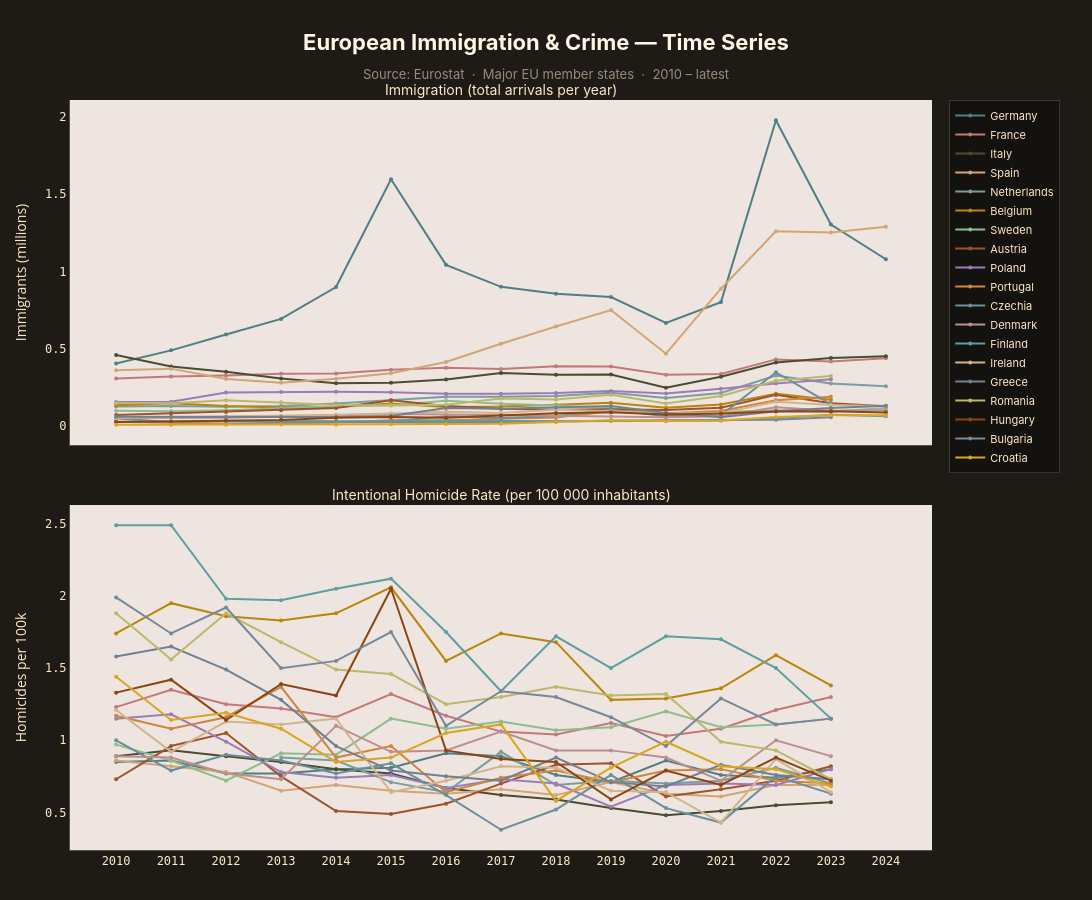

Notebook code for this chart:
### Markdown cell above
# European Crime & Migration — Time Series

Data source: **Eurostat** — Statistics JSON API (open access, no key required)  

- **Top plot**: Immigration volume by country over time  
- **Bottom plot**: Intentional homicide rate (per 100 000 inhabitants) by country over time  

Countries: major EU member states with available data.

### Code cell
import requests
import pandas as pd
import plotly.graph_objects as go
from plotly.subplots import make_subplots
import plotly.io as pio
import os

pio.renderers.default = "vscode" if os.environ.get("VSCODE_PID") else "notebook_connected"

# ══════════════════════════════════════════════════════════════════════
# Configuration
# ══════════════════════════════════════════════════════════════════════
EUROSTAT_BASE = "https://ec.europa.eu/eurostat/api/dissemination/statistics/1.0/data"

COUNTRIES = [
    "DE", "FR", "IT", "ES", "NL", "BE", "SE", "AT", "PL", "PT",
    "CZ", "DK", "FI", "IE", "EL", "RO", "HU", "BG", "HR"
]

# Muted colour palette — one colour per country
PALETTE = [
    "#4F7F84",  # DE  Blue-green
    "#C4787A",  # FR  Dusty red
    "#494C30",  # IT  Olive
    "#D4A574",  # ES  Sand
    "#7A9E9F",  # NL  Teal
    "#B8860B",  # BE  Dark goldenrod
    "#8FBC8F",  # SE  Dark sea green
    "#A0522D",  # AT  Sienna
    "#9B7CB8",  # PL  Soft purple
    "#CD853F",  # PT  Peru
    "#6B8E9B",  # CZ  Steel blue
    "#BC8F8F",  # DK  Rosy brown
    "#5F9EA0",  # FI  Cadet blue
    "#D2B48C",  # IE  Tan
    "#708090",  # EL  Slate grey
    "#BDB76B",  # RO  Dark khaki
    "#8B4513",  # HU  Saddle brown
    "#778899",  # BG  Light slate grey
    "#DAA520",  # HR  Goldenrod
]
COLOR_MAP = dict(zip(COUNTRIES, PALETTE))

# ── Theme constants (matching IQ notebook) ───────────────────────────
BG_COLOR      = "#EEE5E0"
PAPER_COLOR   = "#1E1B16"
TEXT_COLOR    = "#FFE8C8"
TITLE_COLOR   = "#FFF5E6"
GRID_COLOR    = "rgba(255, 235, 200, 0.08)"
LINE_COLOR    = "rgba(255, 235, 200, 0.25)"


# ══════════════════════════════════════════════════════════════════════
# Helper: decode Eurostat JSON-stat into a DataFrame
# ══════════════════════════════════════════════════════════════════════
def eurostat_to_df(data, value_col):
    """Flatten a Eurostat JSON-stat response to a DataFrame.

    Handles the multi-dimensional index math automatically by
    iterating over all non-singleton dimensions (geo × time).
    """
    dims = data["id"]                     # ordered dimension names
    sizes = data["size"]                   # sizes of each dim
    geo_labels = data["dimension"]["geo"]["category"]["label"]
    geo_index  = data["dimension"]["geo"]["category"]["index"]
    time_index = data["dimension"]["time"]["category"]["index"]

    # Find strides for geo & time dims
    geo_dim_pos  = dims.index("geo")
    time_dim_pos = dims.index("time")

    # Compute flat index from dimension positions
    def flat_index(dim_indices):
        idx = 0
        for i, di in enumerate(dim_indices):
            stride = 1
            for j in range(i + 1, len(sizes)):
                stride *= sizes[j]
            idx += di * stride
        return idx

    # Build a base vector of zeros (all dims at index 0)
    base = [0] * len(dims)

    rows = []
    for geo_code, gi in geo_index.items():
        for year, ti in time_index.items():
            vec = base.copy()
            vec[geo_dim_pos] = gi
            vec[time_dim_pos] = ti
            pos = str(flat_index(vec))
            val = data["value"].get(pos)
            if val is not None:
                rows.append({"country": geo_labels[geo_code],
                             "iso2": geo_code,
                             "year": int(year),
                             value_col: val})
    return pd.DataFrame(rows)


# ══════════════════════════════════════════════════════════════════════
# Fetch data
# ══════════════════════════════════════════════════════════════════════
print("Fetching immigration data …")
migr_resp = requests.get(
    f"{EUROSTAT_BASE}/migr_imm1ctz",
    params={
        "format": "JSON", "lang": "en",
        "sinceTimePeriod": "2010",
        "citizen": "TOTAL", "age": "TOTAL",
        "sex": "T", "agedef": "REACH",
        "geo": COUNTRIES,
    },
    timeout=30,
)
migr_resp.raise_for_status()
df_migr = eurostat_to_df(migr_resp.json(), "immigrants")
df_migr["immigrants_m"] = df_migr["immigrants"] / 1_000_000   # to millions
print(f"  ✓ {len(df_migr)} rows  ({df_migr.year.min()}–{df_migr.year.max()})")

print("Fetching crime data …")
crime_resp = requests.get(
    f"{EUROSTAT_BASE}/crim_off_cat",
    params={
        "format": "JSON", "lang": "en",
        "sinceTimePeriod": "2010",
        "iccs": "ICCS0101",
        "unit": "P_HTHAB",
        "geo": COUNTRIES,
    },
    timeout=30,
)
crime_resp.raise_for_status()
df_crime = eurostat_to_df(crime_resp.json(), "homicide_rate")
print(f"  ✓ {len(df_crime)} rows  ({df_crime.year.min()}–{df_crime.year.max()})")


# ══════════════════════════════════════════════════════════════════════
# Build subplots: top = immigration, bottom = crime
# ══════════════════════════════════════════════════════════════════════
fig = make_subplots(
    rows=2, cols=1,
    shared_xaxes=True,
    vertical_spacing=0.08,
    subplot_titles=["Immigration (total arrivals per year)",
                    "Intentional Homicide Rate (per 100 000 inhabitants)"],
)

# ── Top plot: immigration time series ─────────────────────────────────
for iso2 in COUNTRIES:
    sub = df_migr[df_migr.iso2 == iso2].sort_values("year")
    if sub.empty:
        continue
    fig.add_trace(
        go.Scatter(
            x=sub["year"], y=sub["immigrants_m"],
            mode="lines+markers",
            name=sub["country"].iloc[0],
            line=dict(color=COLOR_MAP[iso2], width=2),
            marker=dict(size=4),
            hovertemplate="<b>%{fullData.name}</b><br>Year: %{x}<br>Immigrants: %{y:.2f}M<extra></extra>",
        ),
        row=1, col=1,
    )

# ── Bottom plot: crime rate time series ───────────────────────────────
for iso2 in COUNTRIES:
    sub = df_crime[df_crime.iso2 == iso2].sort_values("year")
    if sub.empty:
        continue
    fig.add_trace(
        go.Scatter(
            x=sub["year"], y=sub["homicide_rate"],
            mode="lines+markers",
            name=sub["country"].iloc[0],
            line=dict(color=COLOR_MAP[iso2], width=2),
            marker=dict(size=4),
            showlegend=False,
            hovertemplate="<b>%{fullData.name}</b><br>Year: %{x}<br>Rate: %{y:.2f} /100k<extra></extra>",
        ),
        row=2, col=1,
    )

# ── Layout ────────────────────────────────────────────────────────────
fig.update_layout(
    height=900,
    width=1100,
    paper_bgcolor=PAPER_COLOR,
    plot_bgcolor=BG_COLOR,
    font=dict(color=TEXT_COLOR),
    title=dict(
        text="<b>European Immigration & Crime — Time Series</b>"
             '<br><span style="font-size:13px; color:rgba(255,232,200,0.55)">'
             'Source: Eurostat  ·  Major EU member states  ·  2010 – latest</span>',
        font=dict(color=TITLE_COLOR, size=22,
                  family="Inter, Segoe UI, sans-serif"),
        x=0.5, xanchor='center',
    ),
    legend=dict(
        bgcolor="rgba(0,0,0,0.35)",
        bordercolor="rgba(255,235,200,0.15)",
        borderwidth=1,
        font=dict(color=TEXT_COLOR, size=11,
                  family="Inter, sans-serif"),
        x=1.02, y=1.0, xanchor='left', yanchor='top',
    ),
    hovermode='x unified',
    margin=dict(l=70, r=160, t=100, b=50),
)

# Style all axes
for ax in ['xaxis', 'xaxis2']:
    fig.update_layout(**{ax: dict(
        gridcolor=GRID_COLOR,
        linecolor=LINE_COLOR,
        zerolinecolor=LINE_COLOR,
        showgrid=True,
        tickfont=dict(color=TEXT_COLOR, family='JetBrains Mono, monospace', size=12),
        dtick=1,
    )})

for i, (ax, lbl) in enumerate([('yaxis', 'Immigrants (millions)'),
                                ('yaxis2', 'Homicides per 100k')]):
    fig.update_layout(**{ax: dict(
        gridcolor=GRID_COLOR,
        linecolor=LINE_COLOR,
        zerolinecolor=LINE_COLOR,
        showgrid=True,
        tickfont=dict(color=TEXT_COLOR, family='JetBrains Mono, monospace', size=12),
        title=dict(text=lbl, font=dict(color=TEXT_COLOR, size=14)),
    )})

# Style subplot titles
for ann in fig.layout.annotations:
    ann.font = dict(color=TEXT_COLOR, size=14, family='Inter, sans-serif')

# ── Export ────────────────────────────────────────────────────────────
os.makedirs("output", exist_ok=True)
fig.write_html("output/europe_crime_migration.html")
fig.write_image("output/europe_crime_migration.png", scale=2)
print("Saved → output/europe_crime_migration.html  &  output/europe_crime_migration.png")

fig.show()

### Figure 1 — Plotly figure (JSON) as saved in the notebook; plotly's stock layout.template omitted (floating-point values rounded to 4 significant figures)
{"data": [{"hovertemplate": "<b>%{fullData.name}</b><br>Year: %{x}<br>Immigrants: %{y:.2f}M<extra></extra>", "line": {"color": "#4F7F84", "width": 2}, "marker": {"size": 4}, "mode": "lines+markers", "name": "Germany", "type": "scatter", "x": [2010, 2011, 2012, 2013, 2014, 2015, 2016, 2017, 2018, 2019, 2020, 2021, 2022, 2023, 2024], "xaxis": "x", "y": [0.4041, 0.4894, 0.5922, 0.6927, 0.8988, 1.596, 1.042, 0.9003, 0.8557, 0.8343, 0.6666, 0.8014, 1.977, 1.303, 1.079], "yaxis": "y"}, {"hovertemplate": "<b>%{fullData.name}</b><br>Year: %{x}<br>Immigrants: %{y:.2f}M<extra></extra>", "line": {"color": "#C4787A", "width": 2}, "marker": {"size": 4}, "mode": "lines+markers", "name": "France", "type": "scatter", "x": [2010, 2011, 2012, 2013, 2014, 2015, 2016, 2017, 2018, 2019, 2020, 2021, 2022, 2023, 2024], "xaxis": "x", "y": [0.3071, 0.3198, 0.3274, 0.3388, 0.3404, 0.3642, 0.3777, 0.3696, 0.3872, 0.3856, 0.3311, 0.3364, 0.4311, 0.4176, 0.4386], "yaxis": "y"}, {"hovertemplate": "<b>%{fullData.name}</b><br>Year: %{x}<br>Immigrants: %{y:.2f}M<extra></extra>", "line": {"color": "#494C30", "width": 2}, "marker": {"size": 4}, "mode": "lines+markers", "name": "Italy", "type": "scatter", "x": [2010, 2011, 2012, 2013, 2014, 2015, 2016, 2017, 2018, 2019, 2020, 2021, 2022, 2023, 2024], "xaxis": "x", "y": [0.4589, 0.3858, 0.3508, 0.3075, 0.2776, 0.2801, 0.3008, 0.3434, 0.3323, 0.3328, 0.2475, 0.3184, 0.411, 0.4397, 0.4516], "yaxis": "y"}, {"hovertemplate": "<b>%{fullData.name}</b><br>Year: %{x}<br>Immigrants: %{y:.2f}M<extra></extra>", "line": {"color": "#D4A574", "width": 2}, "marker": {"size": 4}, "mode": "lines+markers", "name": "Spain", "type": "scatter", "x": [2010, 2011, 2012, 2013, 2014, 2015, 2016, 2017, 2018, 2019, 2020, 2021, 2022, 2023, 2024], "xaxis": "x", "y": [0.3607, 0.3713, 0.3041, 0.2808, 0.3055, 0.3421, 0.4147, 0.5321, 0.6437, 0.7505, 0.4679, 0.888, 1.259, 1.251, 1.289], "yaxis": "y"}, {"hovertemplate": "<b>%{fullData.name}</b><br>Year: %{x}<br>Immigrants: %{y:.2f}M<extra></extra>", "line": {"color": "#7A9E9F", "width": 2}, "marker": {"size": 4}, "mode": "lines+markers", "name": "Netherlands", "type": "scatter", "x": [2010, 2011, 2012, 2013, 2014, 2015, 2016, 2017, 2018, 2019, 2020, 2021, 2022, 2023, 2024], "xaxis": "x", "y": [0.1268, 0.1301, 0.1246, 0.1294, 0.1453, 0.1669, 0.1892, 0.1896, 0.1943, 0.2158, 0.1822, 0.2141, 0.3268, 0.2746, 0.2577], "yaxis": "y"}, {"hovertemplate": "<b>%{fullData.name}</b><br>Year: %{x}<br>Immigrants: %{y:.2f}M<extra></extra>", "line": {"color": "#B8860B", "width": 2}, "marker": {"size": 4}, "mode": "lines+markers", "name": "Belgium", "type": "scatter", "x": [2010, 2011, 2012, 2013, 2014, 2015, 2016, 2017, 2018, 2019, 2020, 2021, 2022, 2023], "xaxis": "x", "y": [0.1353, 0.1474, 0.1295, 0.1201, 0.1232, 0.1466, 0.1237, 0.1267, 0.1379, 0.15, 0.1187, 0.1397, 0.2084, 0.1696], "yaxis": "y"}, {"hovertemplate": "<b>%{fullData.name}</b><br>Year: %{x}<br>Immigrants: %{y:.2f}M<extra></extra>", "line": {"color": "#8FBC8F", "width": 2}, "marker": {"size": 4}, "mode": "lines+markers", "name": "Sweden", "type": "scatter", "x": [2010, 2011, 2012, 2013, 2014, 2015, 2016, 2017, 2018, 2019, 2020, 2021, 2022, 2023, 2024], "xaxis": "x", "y": [0.0988, 0.09647, 0.1031, 0.1158, 0.127, 0.1342, 0.163, 0.1445, 0.1326, 0.1158, 0.08252, 0.09063, 0.1024, 0.09451, 0.1162], "yaxis": "y"}, {"hovertemplate": "<b>%{fullData.name}</b><br>Year: %{x}<br>Immigrants: %{y:.2f}M<extra></extra>", "line": {"color": "#A0522D", "width": 2}, "marker": {"size": 4}, "mode": "lines+markers", "name": "Austria", "type": "scatter", "x": [2010, 2011, 2012, 2013, 2014, 2015, 2016, 2017, 2018, 2019, 2020, 2021, 2022, 2023, 2024], "xaxis": "x", "y": [0.07098, 0.08223, 0.09156, 0.1019, 0.1163, 0.1663, 0.1295, 0.1118, 0.1056, 0.1092, 0.1036, 0.1185, 0.2016, 0.1476, 0.1288], "yaxis": "y"}, {"hovertemplate": "<b>%{fullData.name}</b><br>Year: %{x}<br>Immigrants: %{y:.2f}M<extra></extra>", "line": {"color": "#9B7CB8", "width": 2}, "marker": {"size": 4}, "mode": "lines+markers", "name": "Poland", "type": "scatter", "x": [2010, 2011, 2012, 2013, 2014, 2015, 2016, 2017, 2018, 2019, 2020, 2021, 2022, 2023], "xaxis": "x", "y": [0.1551, 0.1571, 0.2175, 0.2203, 0.2223, 0.2181, 0.2083, 0.2094, 0.2141, 0.2266, 0.2106, 0.2411, 0.2755, 0.3033], "yaxis": "y"}, {"hovertemplate": "<b>%{fullData.name}</b><br>Year: %{x}<br>Immigrants: %{y:.2f}M<extra></extra>", "line": {"color": "#CD853F", "width": 2}, "marker": {"size": 4}, "mode": "lines+markers", "name": "Portugal", "type": "scatter", "x": [2010, 2011, 2012, 2013, 2014, 2015, 2016, 2017, 2018, 2019, 2020, 2021, 2022, 2023], "xaxis": "x", "y": [0.02757, 0.01882, 0.01467, 0.01776, 0.02308, 0.03685, 0.03764, 0.04665, 0.05536, 0.09538, 0.08365, 0.09712, 0.1671, 0.1894], "yaxis": "y"}, {"hovertemplate": "<b>%{fullData.name}</b><br>Year: %{x}<br>Immigrants: %{y:.2f}M<extra></extra>", "line": {"color": "#6B8E9B", "width": 2}, "marker": {"size": 4}, "mode": "lines+markers", "name": "Czechia", "type": "scatter", "x": [2010, 2011, 2012, 2013, 2014, 2015, 2016, 2017, 2018, 2019, 2020, 2021, 2022, 2023], "xaxis": "x", "y": [0.04832, 0.02711, 0.03434, 0.03012, 0.0299, 0.0296, 0.06408, 0.05185, 0.06591, 0.1059, 0.06309, 0.06936, 0.3474, 0.1421], "yaxis": "y"}, {"hovertemplate": "<b>%{fullData.name}</b><br>Year: %{x}<br>Immigrants: %{y:.2f}M<extra></extra>", "line": {"color": "#BC8F8F", "width": 2}, "marker": {"size": 4}, "mode": "lines+markers", "name": "Denmark", "type": "scatter", "x": [2010, 2011, 2012, 2013, 2014, 2015, 2016, 2017, 2018, 2019, 2020, 2021, 2022, 2023, 2024], "xaxis": "x", "y": [0.05224, 0.05283, 0.05441, 0.06031, 0.06839, 0.07849, 0.07438, 0.06858, 0.06467, 0.06138, 0.05723, 0.06349, 0.1212, 0.09834, 0.1017], "yaxis": "y"}, {"hovertemplate": "<b>%{fullData.name}</b><br>Year: %{x}<br>Immigrants: %{y:.2f}M<extra></extra>", "line": {"color": "#5F9EA0", "width": 2}, "marker": {"size": 4}, "mode": "lines+markers", "name": "Finland", "type": "scatter", "x": [2010, 2011, 2012, 2013, 2014, 2015, 2016, 2017, 2018, 2019, 2020, 2021, 2022, 2023, 2024], "xaxis": "x", "y": [0.02564, 0.02948, 0.03128, 0.03194, 0.03151, 0.02875, 0.0349, 0.0318, 0.03111, 0.03276, 0.0329, 0.03636, 0.05, 0.07324, 0.06396], "yaxis": "y"}, {"hovertemplate": "<b>%{fullData.name}</b><br>Year: %{x}<br>Immigrants: %{y:.2f}M<extra></extra>", "line": {"color": "#D2B48C", "width": 2}, "marker": {"size": 4}, "mode": "lines+markers", "name": "Ireland", "type": "scatter", "x": [2010, 2011, 2012, 2013, 2014, 2015, 2016, 2017, 2018, 2019, 2020, 2021, 2022, 2023, 2024], "xaxis": "x", "y": [0.05234, 0.05729, 0.06132, 0.06554, 0.07352, 0.08079, 0.09338, 0.08474, 0.1057, 0.09632, 0.08192, 0.08377, 0.1575, 0.1356, 0.1277], "yaxis": "y"}, {"hovertemplate": "<b>%{fullData.name}</b><br>Year: %{x}<br>Immigrants: %{y:.2f}M<extra></extra>", "line": {"color": "#708090", "width": 2}, "marker": {"size": 4}, "mode": "lines+markers", "name": "Greece", "type": "scatter", "x": [2010, 2011, 2012, 2013, 2014, 2015, 2016, 2017, 2018, 2019, 2020, 2021, 2022, 2023, 2024], "xaxis": "x", "y": [0.06046, 0.06009, 0.0582, 0.05795, 0.05901, 0.06445, 0.1169, 0.1122, 0.1195, 0.1295, 0.08422, 0.05712, 0.09537, 0.1166, 0.1321], "yaxis": "y"}, {"hovertemplate": "<b>%{fullData.name}</b><br>Year: %{x}<br>Immigrants: %{y:.2f}M<extra></extra>", "line": {"color": "#BDB76B", "width": 2}, "marker": {"size": 4}, "mode": "lines+markers", "name": "Romania", "type": "scatter", "x": [2010, 2011, 2012, 2013, 2014, 2015, 2016, 2017, 2018, 2019, 2020, 2021, 2022, 2023], "xaxis": "x", "y": [0.1499, 0.1477, 0.1673, 0.1536, 0.136, 0.1328, 0.1375, 0.1774, 0.1726, 0.2024, 0.1455, 0.1946, 0.293, 0.3241], "yaxis": "y"}, {"hovertemplate": "<b>%{fullData.name}</b><br>Year: %{x}<br>Immigrants: %{y:.2f}M<extra></extra>", "line": {"color": "#8B4513", "width": 2}, "marker": {"size": 4}, "mode": "lines+markers", "name": "Hungary", "type": "scatter", "x": [2010, 2011, 2012, 2013, 2014, 2015, 2016, 2017, 2018, 2019, 2020, 2021, 2022, 2023, 2024], "xaxis": "x", "y": [0.02552, 0.02802, 0.0337, 0.03897, 0.05458, 0.05834, 0.05362, 0.06807, 0.08294, 0.08858, 0.07547, 0.08047, 0.09415, 0.09619, 0.08842], "yaxis": "y"}, {"hovertemplate": "<b>%{fullData.name}</b><br>Year: %{x}<br>Immigrants: %{y:.2f}M<extra></extra>", "line": {"color": "#778899", "width": 2}, "marker": {"size": 4}, "mode": "lines+markers", "name": "Bulgaria", "type": "scatter", "x": [2012, 2013, 2014, 2015, 2016, 2017, 2018, 2019, 2020, 2021, 2022, 2023], "xaxis": "x", "y": [0.0141, 0.01857, 0.02661, 0.02522, 0.02124, 0.0256, 0.02956, 0.03793, 0.03736, 0.03946, 0.04062, 0.05681], "yaxis": "y"}, {"hovertemplate": "<b>%{fullData.name}</b><br>Year: %{x}<br>Immigrants: %{y:.2f}M<extra></extra>", "line": {"color": "#DAA520", "width": 2}, "marker": {"size": 4}, "mode": "lines+markers", "name": "Croatia", "type": "scatter", "x": [2010, 2011, 2012, 2013, 2014, 2015, 2016, 2017, 2018, 2019, 2020, 2021, 2022, 2023, 2024], "xaxis": "x", "y": [0.008846, 0.008534, 0.008959, 0.01038, 0.01064, 0.01171, 0.01398, 0.01555, 0.02603, 0.03773, 0.03341, 0.03591, 0.05797, 0.0694, 0.07039], "yaxis": "y"}, {"hovertemplate": "<b>%{fullData.name}</b><br>Year: %{x}<br>Rate: %{y:.2f} /100k<extra></extra>", "line": {"color": "#4F7F84", "width": 2}, "marker": {"size": 4}, "mode": "lines+markers", "name": "Germany", "showlegend": false, "type": "scatter", "x": [2010, 2011, 2012, 2013, 2014, 2015, 2016, 2017, 2018, 2019, 2020, 2021, 2022, 2023], "xaxis": "x2", "y": [0.85, 0.86, 0.77, 0.77, 0.8, 0.81, 0.91, 0.89, 0.76, 0.71, 0.86, 0.76, 0.74, 0.8], "yaxis": "y2"}, {"hovertemplate": "<b>%{fullData.name}</b><br>Year: %{x}<br>Rate: %{y:.2f} /100k<extra></extra>", "line": {"color": "#C4787A", "width": 2}, "marker": {"size": 4}, "mode": "lines+markers", "name": "France", "showlegend": false, "type": "scatter", "x": [2010, 2011, 2012, 2013, 2014, 2015, 2016, 2017, 2018, 2019, 2020, 2021, 2022, 2023], "xaxis": "x2", "y": [1.23, 1.35, 1.25, 1.22, 1.16, 1.32, 1.17, 1.06, 1.04, 1.12, 1.03, 1.08, 1.21, 1.3], "yaxis": "y2"}, {"hovertemplate": "<b>%{fullData.name}</b><br>Year: %{x}<br>Rate: %{y:.2f} /100k<extra></extra>", "line": {"color": "#494C30", "width": 2}, "marker": {"size": 4}, "mode": "lines+markers", "name": "Italy", "showlegend": false, "type": "scatter", "x": [2010, 2011, 2012, 2013, 2014, 2015, 2016, 2017, 2018, 2019, 2020, 2021, 2022, 2023], "xaxis": "x2", "y": [0.89, 0.93, 0.89, 0.85, 0.8, 0.77, 0.67, 0.62, 0.59, 0.53, 0.48, 0.51, 0.55, 0.57], "yaxis": "y2"}, {"hovertemplate": "<b>%{fullData.name}</b><br>Year: %{x}<br>Rate: %{y:.2f} /100k<extra></extra>", "line": {"color": "#D4A574", "width": 2}, "marker": {"size": 4}, "mode": "lines+markers", "name": "Spain", "showlegend": false, "type": "scatter", "x": [2010, 2011, 2012, 2013, 2014, 2015, 2016, 2017, 2018, 2019, 2020, 2021, 2022, 2023], "xaxis": "x2", "y": [0.86, 0.82, 0.78, 0.65, 0.69, 0.65, 0.63, 0.66, 0.62, 0.71, 0.63, 0.61, 0.69, 0.69], "yaxis": "y2"}, {"hovertemplate": "<b>%{fullData.name}</b><br>Year: %{x}<br>Rate: %{y:.2f} /100k<extra></extra>", "line": {"color": "#7A9E9F", "width": 2}, "marker": {"size": 4}, "mode": "lines+markers", "name": "Netherlands", "showlegend": false, "type": "scatter", "x": [2013, 2014, 2015, 2016, 2017, 2018, 2019, 2020, 2021, 2022, 2023], "xaxis": "x2", "y": [0.88, 0.86, 0.71, 0.64, 0.92, 0.69, 0.72, 0.7, 0.72, 0.81, 0.7], "yaxis": "y2"}, {"hovertemplate": "<b>%{fullData.name}</b><br>Year: %{x}<br>Rate: %{y:.2f} /100k<extra></extra>", "line": {"color": "#B8860B", "width": 2}, "marker": {"size": 4}, "mode": "lines+markers", "name": "Belgium", "showlegend": false, "type": "scatter", "x": [2010, 2011, 2012, 2013, 2014, 2015, 2016, 2017, 2018, 2019, 2020, 2021, 2022, 2023], "xaxis": "x2", "y": [1.74, 1.95, 1.86, 1.83, 1.88, 2.06, 1.55, 1.74, 1.68, 1.28, 1.29, 1.36, 1.59, 1.38], "yaxis": "y2"}, {"hovertemplate": "<b>%{fullData.name}</b><br>Year: %{x}<br>Rate: %{y:.2f} /100k<extra></extra>", "line": {"color": "#8FBC8F", "width": 2}, "marker": {"size": 4}, "mode": "lines+markers", "name": "Sweden", "showlegend": false, "type": "scatter", "x": [2010, 2011, 2012, 2013, 2014, 2015, 2016, 2017, 2018, 2019, 2020, 2021, 2022, 2023], "xaxis": "x2", "y": [0.97, 0.86, 0.72, 0.91, 0.9, 1.15, 1.08, 1.13, 1.07, 1.09, 1.2, 1.09, 1.11, 1.15], "yaxis": "y2"}, {"hovertemplate": "<b>%{fullData.name}</b><br>Year: %{x}<br>Rate: %{y:.2f} /100k<extra></extra>", "line": {"color": "#A0522D", "width": 2}, "marker": {"size": 4}, "mode": "lines+markers", "name": "Austria", "showlegend": false, "type": "scatter", "x": [2010, 2011, 2012, 2013, 2014, 2015, 2016, 2017, 2018, 2019, 2020, 2021, 2022, 2023], "xaxis": "x2", "y": [0.73, 0.96, 1.05, 0.75, 0.51, 0.49, 0.56, 0.7, 0.83, 0.84, 0.61, 0.66, 0.72, 0.82], "yaxis": "y2"}, {"hovertemplate": "<b>%{fullData.name}</b><br>Year: %{x}<br>Rate: %{y:.2f} /100k<extra></extra>", "line": {"color": "#9B7CB8", "width": 2}, "marker": {"size": 4}, "mode": "lines+markers", "name": "Poland", "showlegend": false, "type": "scatter", "x": [2010, 2011, 2012, 2013, 2014, 2015, 2016, 2017, 2018, 2019, 2020, 2021, 2022, 2023], "xaxis": "x2", "y": [1.15, 1.18, 0.99, 0.78, 0.74, 0.76, 0.67, 0.73, 0.7, 0.54, 0.69, 0.7, 0.69, 0.8], "yaxis": "y2"}, {"hovertemplate": "<b>%{fullData.name}</b><br>Year: %{x}<br>Rate: %{y:.2f} /100k<extra></extra>", "line": {"color": "#CD853F", "width": 2}, "marker": {"size": 4}, "mode": "lines+markers", "name": "Portugal", "showlegend": false, "type": "scatter", "x": [2010, 2011, 2012, 2013, 2014, 2015, 2016, 2017, 2018, 2019, 2020, 2021, 2022, 2023], "xaxis": "x2", "y": [1.17, 1.08, 1.16, 1.37, 0.88, 0.96, 0.64, 0.74, 0.79, 0.71, 0.79, 0.8, 0.72, 0.7], "yaxis": "y2"}, {"hovertemplate": "<b>%{fullData.name}</b><br>Year: %{x}<br>Rate: %{y:.2f} /100k<extra></extra>", "line": {"color": "#6B8E9B", "width": 2}, "marker": {"size": 4}, "mode": "lines+markers", "name": "Czechia", "showlegend": false, "type": "scatter", "x": [2010, 2011, 2012, 2013, 2014, 2015, 2016, 2017, 2018, 2019, 2020, 2021, 2022, 2023], "xaxis": "x2", "y": [1.0, 0.79, 0.9, 0.86, 0.77, 0.84, 0.62, 0.38, 0.52, 0.76, 0.53, 0.43, 0.75, 0.63], "yaxis": "y2"}, {"hovertemplate": "<b>%{fullData.name}</b><br>Year: %{x}<br>Rate: %{y:.2f} /100k<extra></extra>", "line": {"color": "#BC8F8F", "width": 2}, "marker": {"size": 4}, "mode": "lines+markers", "name": "Denmark", "showlegend": false, "type": "scatter", "x": [2010, 2011, 2012, 2013, 2014, 2015, 2016, 2017, 2018, 2019, 2020, 2021, 2022, 2023], "xaxis": "x2", "y": [0.89, 0.88, 0.77, 0.73, 1.1, 0.92, 0.93, 1.06, 0.93, 0.93, 0.88, 0.72, 1.0, 0.89], "yaxis": "y2"}, {"hovertemplate": "<b>%{fullData.name}</b><br>Year: %{x}<br>Rate: %{y:.2f} /100k<extra></extra>", "line": {"color": "#5F9EA0", "width": 2}, "marker": {"size": 4}, "mode": "lines+markers", "name": "Finland", "showlegend": false, "type": "scatter", "x": [2010, 2011, 2012, 2013, 2014, 2015, 2016, 2017, 2018, 2019, 2020, 2021, 2022, 2023], "xaxis": "x2", "y": [2.49, 2.49, 1.98, 1.97, 2.05, 2.12, 1.75, 1.34, 1.72, 1.5, 1.72, 1.7, 1.5, 1.15], "yaxis": "y2"}, {"hovertemplate": "<b>%{fullData.name}</b><br>Year: %{x}<br>Rate: %{y:.2f} /100k<extra></extra>", "line": {"color": "#D2B48C", "width": 2}, "marker": {"size": 4}, "mode": "lines+markers", "name": "Ireland", "showlegend": false, "type": "scatter", "x": [2010, 2011, 2012, 2013, 2014, 2015, 2016, 2017, 2018, 2019, 2020, 2021, 2022, 2023], "xaxis": "x2", "y": [1.21, 0.92, 1.13, 1.11, 1.15, 0.64, 0.72, 0.82, 0.81, 0.65, 0.64, 0.43, 0.87, 0.64], "yaxis": "y2"}, {"hovertemplate": "<b>%{fullData.name}</b><br>Year: %{x}<br>Rate: %{y:.2f} /100k<extra></extra>", "line": {"color": "#708090", "width": 2}, "marker": {"size": 4}, "mode": "lines+markers", "name": "Greece", "showlegend": false, "type": "scatter", "x": [2010, 2011, 2012, 2013, 2014, 2015, 2016, 2017, 2018, 2019, 2020, 2021, 2022, 2023], "xaxis": "x2", "y": [1.58, 1.65, 1.49, 1.28, 0.96, 0.79, 0.75, 0.72, 0.88, 0.71, 0.68, 0.83, 0.76, 0.73], "yaxis": "y2"}, {"hovertemplate": "<b>%{fullData.name}</b><br>Year: %{x}<br>Rate: %{y:.2f} /100k<extra></extra>", "line": {"color": "#BDB76B", "width": 2}, "marker": {"size": 4}, "mode": "lines+markers", "name": "Romania", "showlegend": false, "type": "scatter", "x": [2010, 2011, 2012, 2013, 2014, 2015, 2016, 2017, 2018, 2019, 2020, 2021, 2022, 2023], "xaxis": "x2", "y": [1.88, 1.56, 1.88, 1.68, 1.49, 1.46, 1.25, 1.3, 1.37, 1.31, 1.32, 0.99, 0.93, 0.73], "yaxis": "y2"}, {"hovertemplate": "<b>%{fullData.name}</b><br>Year: %{x}<br>Rate: %{y:.2f} /100k<extra></extra>", "line": {"color": "#8B4513", "width": 2}, "marker": {"size": 4}, "mode": "lines+markers", "name": "Hungary", "showlegend": false, "type": "scatter", "x": [2010, 2011, 2012, 2013, 2014, 2015, 2016, 2017, 2018, 2019, 2020, 2021, 2022, 2023], "xaxis": "x2", "y": [1.33, 1.42, 1.14, 1.39, 1.31, 2.05, 0.93, 0.87, 0.85, 0.59, 0.79, 0.69, 0.88, 0.72], "yaxis": "y2"}, {"hovertemplate": "<b>%{fullData.name}</b><br>Year: %{x}<br>Rate: %{y:.2f} /100k<extra></extra>", "line": {"color": "#778899", "width": 2}, "marker": {"size": 4}, "mode": "lines+markers", "name": "Bulgaria", "showlegend": false, "type": "scatter", "x": [2010, 2011, 2012, 2013, 2014, 2015, 2016, 2017, 2018, 2019, 2020, 2021, 2022, 2023], "xaxis": "x2", "y": [1.99, 1.74, 1.92, 1.5, 1.55, 1.75, 1.1, 1.34, 1.3, 1.16, 0.96, 1.29, 1.11, 1.15], "yaxis": "y2"}, {"hovertemplate": "<b>%{fullData.name}</b><br>Year: %{x}<br>Rate: %{y:.2f} /100k<extra></extra>", "line": {"color": "#DAA520", "width": 2}, "marker": {"size": 4}, "mode": "lines+markers", "name": "Croatia", "showlegend": false, "type": "scatter", "x": [2010, 2011, 2012, 2013, 2014, 2015, 2016, 2017, 2018, 2019, 2020, 2021, 2022, 2023], "xaxis": "x2", "y": [1.44, 1.14, 1.19, 1.08, 0.85, 0.88, 1.05, 1.11, 0.58, 0.81, 0.99, 0.82, 0.8, 0.68], "yaxis": "y2"}], "layout": {"annotations": [{"font": {"color": "#FFE8C8", "family": "Inter, sans-serif", "size": 14}, "showarrow": false, "text": "Immigration (total arrivals per year)", "x": 0.5, "xanchor": "center", "xref": "paper", "y": 1, "yanchor": "bottom", "yref": "paper"}, {"font": {"color": "#FFE8C8", "family": "Inter, sans-serif", "size": 14}, "showarrow": false, "text": "Intentional Homicide Rate (per 100 000 inhabitants)", "x": 0.5, "xanchor": "center", "xref": "paper", "y": 0.46, "yanchor": "bottom", "yref": "paper"}], "font": {"color": "#FFE8C8"}, "height": 900, "hovermode": "x unified", "legend": {"bgcolor": "rgba(0,0,0,0.35)", "bordercolor": "rgba(255,235,200,0.15)", "borderwidth": 1, "font": {"color": "#FFE8C8", "family": "Inter, sans-serif", "size": 11}, "x": 1.02, "xanchor": "left", "y": 1, "yanchor": "top"}, "margin": {"b": 50, "l": 70, "r": 160, "t": 100}, "paper_bgcolor": "#1E1B16", "plot_bgcolor": "#EEE5E0", "title": {"font": {"color": "#FFF5E6", "family": "Inter, Segoe UI, sans-serif", "size": 22}, "text": "<b>European Immigration & Crime — Time Series</b><br><span style=\"font-size:13px; color:rgba(255,232,200,0.55)\">Source: Eurostat  ·  Major EU member states  ·  2010 – latest</span>", "x": 0.5, "xanchor": "center"}, "width": 1100, "xaxis": {"anchor": "y", "domain": [0, 1], "dtick": 1, "gridcolor": "rgba(255, 235, 200, 0.08)", "linecolor": "rgba(255, 235, 200, 0.25)", "matches": "x2", "showgrid": true, "showticklabels": false, "tickfont": {"color": "#FFE8C8", "family": "JetBrains Mono, monospace", "size": 12}, "zerolinecolor": "rgba(255, 235, 200, 0.25)"}, "xaxis2": {"anchor": "y2", "domain": [0, 1], "dtick": 1, "gridcolor": "rgba(255, 235, 200, 0.08)", "linecolor": "rgba(255, 235, 200, 0.25)", "showgrid": true, "tickfont": {"color": "#FFE8C8", "family": "JetBrains Mono, monospace", "size": 12}, "zerolinecolor": "rgba(255, 235, 200, 0.25)"}, "yaxis": {"anchor": "x", "domain": [0.54, 1], "gridcolor": "rgba(255, 235, 200, 0.08)", "linecolor": "rgba(255, 235, 200, 0.25)", "showgrid": true, "tickfont": {"color": "#FFE8C8", "family": "JetBrains Mono, monospace", "size": 12}, "title": {"font": {"color": "#FFE8C8", "size": 14}, "text": "Immigrants (millions)"}, "zerolinecolor": "rgba(255, 235, 200, 0.25)"}, "yaxis2": {"anchor": "x2", "domain": [0, 0.46], "gridcolor": "rgba(255, 235, 200, 0.08)", "linecolor": "rgba(255, 235, 200, 0.25)", "showgrid": true, "tickfont": {"color": "#FFE8C8", "family": "JetBrains Mono, monospace", "size": 12}, "title": {"font": {"color": "#FFE8C8", "size": 14}, "text": "Homicides per 100k"}, "zerolinecolor": "rgba(255, 235, 200, 0.25)"}}}
